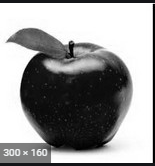
#> input picture Geometric Transformation of images and image thresholdig/apple.PNG, 155 x 166 px, found by its file name
$ python simple_threshold.py
#> lines starting #> are read from the running program, lines starting #| are printed output that depends on the picture; after the words box and inside, x2 and y2 are one past the last pixel; in counts of white or black regions, pixels touching at a corner belong together
import cv2
import numpy as np
from matplotlib import pyplot as plt

print("the program is run and executed by karan shah 1812054-A3")
img = cv2.imread("apple.png", 0)
#> img: shape (166, 155); min 0, max 255, mean 153.6
ret, thresh1 = cv2.threshold(img, 145, 255, cv2.THRESH_BINARY)
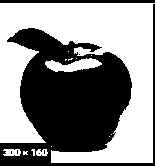
#> thresh1: shape (166, 155); 54.3% white; 7 black regions (5 under 20 px), largest, box (x1, y1, x2, y2) and area: (0, 4, 155, 166) 11284, (0, 0, 155, 3) 465
ret, thresh2 = cv2.threshold(img, 145, 255, cv2.THRESH_BINARY_INV)
ret, thresh3 = cv2.threshold(img, 145, 255, cv2.THRESH_TRUNC)
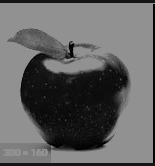
#> thresh3: shape (166, 155); min 0, max 145, mean 98.9
ret, thresh4 = cv2.threshold(img, 145, 255, cv2.THRESH_TOZERO)
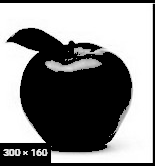
#> thresh4: shape (166, 155); min 0, max 255, mean 133.4
ret, thresh5 = cv2.threshold(img, 145, 255, cv2.THRESH_TOZERO_INV)
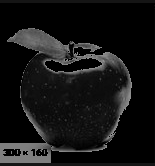
#> thresh5: shape (166, 155); min 0, max 145, mean 20.2

titles = ['orginal Image', 'binary',
          'binary_inv', 'TRUNC', 'TOZERO', 'TOZERO_INV']
images = [img, thresh1, thresh2, thresh3, thresh4, thresh5]

for i in range(6):
    plt.subplot(2, 3, i+1), plt.imshow(images[i], 'gray')
    plt.title(titles[i])
    plt.xticks([]), plt.yticks([])
plt.show()
